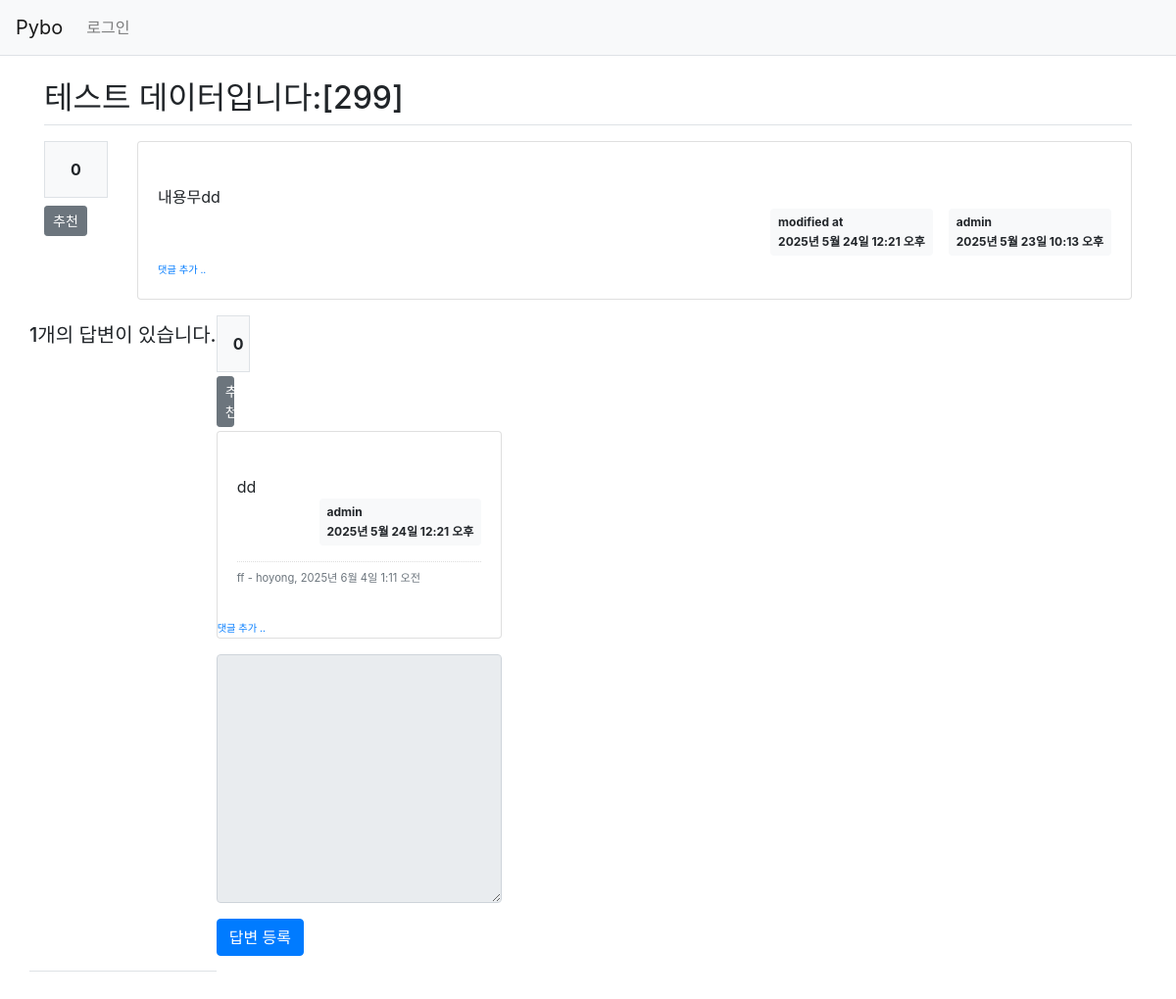
Page /pybo/305/ on the committed database.
### pybo/models.py (models this page shows, shortened)
class Question(models.Model):
    author = models.ForeignKey(User, on_delete=models.CASCADE, related_name='author_question')
    subject = models.CharField(max_length=200)
    content = models.TextField()
    create_date = models.DateTimeField()
    modify_date = models.DateTimeField(null=True, blank=True)
    voter = models.ManyToManyField(User, related_name='voter_question')

class Answer(models.Model):
    author = models.ForeignKey(User, on_delete=models.CASCADE, related_name='author_answer')
    question = models.ForeignKey(Question, on_delete=models.CASCADE)
    content = models.TextField()
    create_date = models.DateTimeField()
    modify_date = models.DateTimeField(null=True, blank=True)
    voter = models.ManyToManyField(User, related_name='voter_answer')

class Comment(models.Model):
    author = models.ForeignKey(User, on_delete=models.CASCADE)
    content = models.TextField()
    create_date = models.DateTimeField()
    modify_date = models.DateTimeField(null=True, blank=True)
    question = models.ForeignKey(Question, null=True, blank=True, on_delete=models.CASCADE)
    answer = models.ForeignKey(Answer, null=True, blank=True, on_delete=models.CASCADE)

### pybo/views/base_views.py (the view)
def detail(request, question_id):
    question = get_object_or_404(Question, pk=question_id)
    context = {'question':question}
    return render(request, 'pybo/question_detail.html', context)

### templates/pybo/question_detail.html (shortened to what this page needs)
{% extends 'base.html' %}
{% block content %}
<div class="container my-3">
    <h2 class="border-bottom py-2">{{ question.subject }}</h2>
    <div class="row my-3">
        <div class="col-1">
            <div class="bg-light text-center p-3 border font-weight-bolder mb-1">
                {{ question.voter.count}}
            </div>
            <a href="#" data-uri="{% url 'pybo:vote_question' question.id %}"
                class="recommend btn btn-sm btn-secondary btn-blcok my-1">추천</a>
        </div>
        <div class="col-11">
    <div class="card">
        <div class="card-body">
            <div class="card-text" style="white-space: pre-line;">
                {{ question.content }}
            </div>
            <div class="d-flex justify-content-end">
                {% if question.modify_date %}
                    <div class="badge badge-light p-2 text-left mx-3">
                        <div class="mb-2">modified at</div>
                        <div>{{ question.modify_date }}</div>
                    </div>
                {% endif %}
                <div class="badge badge-light p-2 text-left">
                    <div class="mb-2">{{ question.author.username }}</div>
                    <div>{{question.create_date}}</div>
                </div>
            </div>
            <div>
                <a href="{% url 'pybo:comment_create_question' question.id %}" class="small"><small>댓글 추가 ..</small></a>
            </div>
        </div>
        </div>
    </div>
    <h5 class="border-bottom my-3 py-2">
        {{ question.answer_set.count }}개의 답변이 있습니다.
    </h5>
    {% for answer in question.answer_set.all %}
    <div class="row my-3">
        <div class="col-1">
            <div class="bg-light text-center p-3 border font-weight-bolder mb-1">{{ answer.voter.count }}</div>
            <a href="#" data-uri="{% url 'pybo:vote_answer' answer.id %}"
                class="recommend btn btn-sm btn-secondary btn-block my-1">추천</a>
        </div>
    <div class="col-11">
        <div class="card">
            <div class="card-body">
                <div class="card-text" style="white-space: pre-line;">
                    {{ answer.content }}
                </div>
                <div class="d-flex justify-content-end">
                    <div class="badge badge-light p-2 text-left">
                        <div class="mb-2">{{ answer.author.username }}</div>
                        <div>{{ answer.create_date }}</div>
                    </div>
                </div>
                {% if answer.comment_set.count > 0 %}
                    <div class="mt-3">
                        {% for comment in answer.comment_set.all %}
                            <div class="comment py-2 text-muted">
                                <span style="white-space: pre-line;">{{ comment.content }}</span>
                                <span>
                                    - {{ comment.author }}, {{ comment.create_date }}
                                </span>
                            </div>
                        {% endfor %}
                    </div>
                {% endif %}
            </div>
            <div>
                <a href="{% url 'pybo:comment_create_answer' answer.id %}" class="small"><small>댓글 추가 ..</small></a>
            </div>
        </div>
        {% endfor %}
    <form action="{% url 'pybo:answer_create' question.id %}" method="post" class="my-3">
        <div class="form-group">
            <textarea name="content" id="content" {% if not user.is_authenticated %}disabled{% endif %} class="form-control" rows="10"></textarea>
        </div>
        <input type="submit" value="답변 등록" class="btn btn-primary">
    </form>
</div>
{% endblock %}

### static/style.css (style rules this page uses)
.comment { border-top:dotted 1px #ddd; font-size:0.7em; }

### rows in the picture
Question: subject "테스트 데이터입니다:[299]", voter.count "0", content "내용무dd", modify_date "2025년 5월 24일 12:21 오후", author.username "admin", create_date "2025년 5월 23일 10:13 오후", answer_set.count "1"
Answer: voter.count "0", content "dd", author.username "admin", create_date "2025년 5월 24일 12:21 오후"
Comment: content "ff", author "hoyong", create_date "2025년 6월 4일 1:11 오전"
